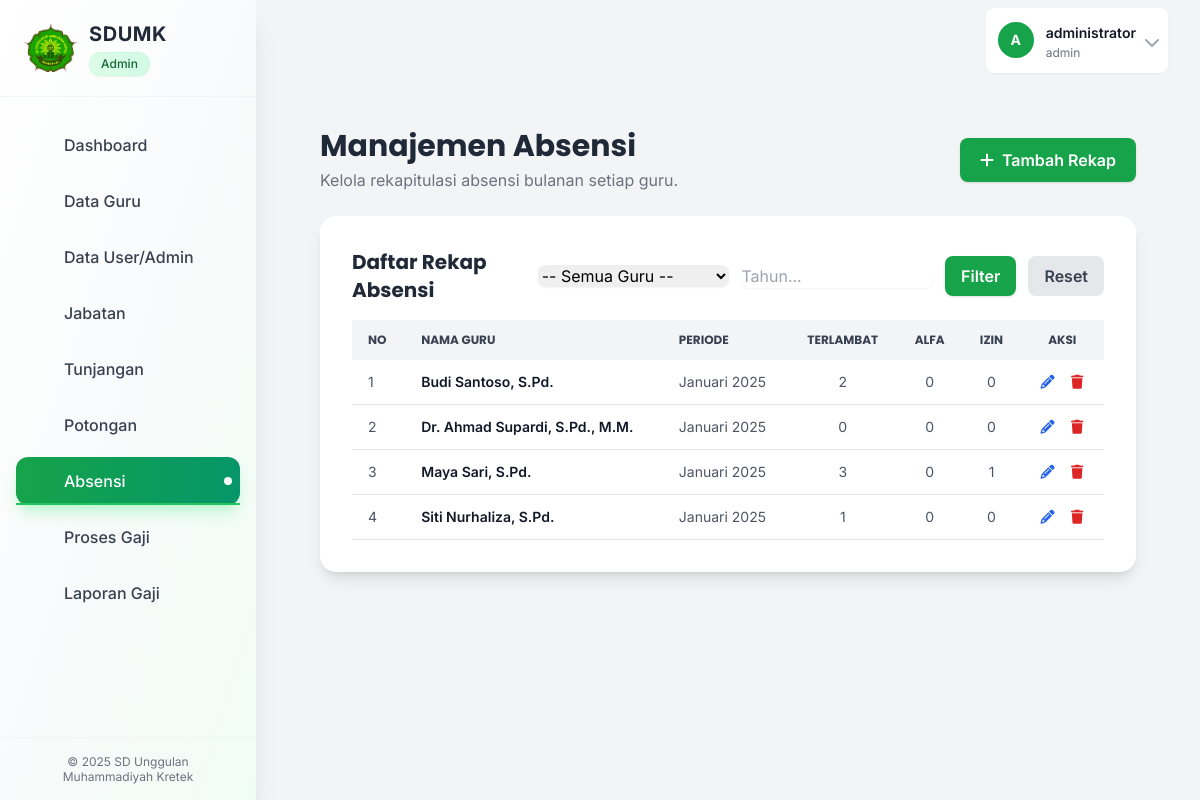
The page /pages/absensi.php (signed in) on the database its author committed.
### tables this page shows
CREATE TABLE Rekap_Kehadiran (
    id_rekap VARCHAR(20) NOT NULL PRIMARY KEY,
    id_guru VARCHAR(10) NOT NULL,
    bulan VARCHAR(2) NOT NULL,
    tahun YEAR NOT NULL,
    jml_hadir INT DEFAULT 0,
    jml_terlambat INT DEFAULT 0,
    jml_izin INT DEFAULT 0,
    jml_alfa INT DEFAULT 0,
    created_at TIMESTAMP DEFAULT CURRENT_TIMESTAMP,
    updated_at TIMESTAMP DEFAULT CURRENT_TIMESTAMP ON UPDATE CURRENT_TIMESTAMP,
    FOREIGN KEY (id_guru) REFERENCES Guru(id_guru) ON DELETE CASCADE ON UPDATE CASCADE,
    UNIQUE KEY unique_guru_bulan_tahun (id_guru, bulan, tahun),
    INDEX idx_bulan_tahun (bulan, tahun)
);

CREATE TABLE Guru (
    id_guru VARCHAR(10) NOT NULL PRIMARY KEY,
    id_user VARCHAR(10) NULL,
    id_jabatan VARCHAR(10) NULL,
    nipm VARCHAR(20) NOT NULL UNIQUE,
    nama_guru VARCHAR(100) NOT NULL,
    tempat_lahir VARCHAR(50) NULL,
    tgl_lahir DATE NULL,
    jenis_kelamin ENUM('Laki-laki', 'Perempuan') NULL,
    agama VARCHAR(20) NULL,
    status_kawin ENUM('Belum Kawin', 'Kawin', 'Cerai') DEFAULT 'Belum Kawin',
    jml_anak INT DEFAULT 0,
    alamat TEXT NULL,
    no_hp VARCHAR(15) NULL,
    email VARCHAR(100) NULL,
    tgl_masuk DATE NOT NULL,
    foto VARCHAR(255) NULL,
    status_aktif ENUM('Aktif', 'Non-Aktif') DEFAULT 'Aktif',
    created_at TIMESTAMP DEFAULT CURRENT_TIMESTAMP,
    updated_at TIMESTAMP DEFAULT CURRENT_TIMESTAMP ON UPDATE CURRENT_TIMESTAMP,
    FOREIGN KEY (id_user) REFERENCES User(id_user) ON DELETE SET NULL ON UPDATE CASCADE,
    FOREIGN KEY (id_jabatan) REFERENCES Jabatan(id_jabatan) ON DELETE SET NULL ON UPDATE CASCADE,
    INDEX idx_nama_guru (nama_guru),
    INDEX idx_nipm (nipm),
    INDEX idx_status_aktif (status_aktif)
);

### includes/functions.php (called while the page is built, shortened)
<?php
function e($string)
{
    return htmlspecialchars($string ?? '', ENT_QUOTES, 'UTF-8');
}

### pages/absensi.php (the view, shortened to what this page needs)
<?php
require_once __DIR__ . '/../includes/functions.php';
$conn = db_connect();
$page_title = 'Manajemen Absensi';
$isReadOnlyMode = ($_SESSION['role'] === 'kepala_sekolah');
$bulan_opsi = [
    '01' => 'Januari', '02' => 'Februari', '03' => 'Maret', '04' => 'April',
    '05' => 'Mei', '06' => 'Juni', '07' => 'Juli', '08' => 'Agustus',
    '09' => 'September', '10' => 'Oktober', '11' => 'November', '12' => 'Desember'
];
$filter_tahun = $_GET['tahun'] ?? '';
$sql_where = " WHERE 1=1";
$params = [];
$absensi_result = $conn->execute_query("SELECT r.*, g.nama_guru FROM Rekap_Kehadiran r JOIN Guru g ON r.id_guru = g.id_guru" . $sql_where . " ORDER BY r.tahun DESC, r.bulan DESC, g.nama_guru ASC", $params);
require_once __DIR__ . '/../includes/header.php';
?>
<div class="container mx-auto px-4 sm:px-6 lg:px-8 py-8" x-data="crudPage()">
    <div class="flex justify-between items-center mb-6">
        <div>
            <h1 class="text-3xl font-bold text-gray-800 font-poppins"><?= e($page_title) ?><?php if ($isReadOnlyMode): ?> <span class="text-sm bg-blue-100 text-blue-800 px-2 py-1 rounded-full ml-2">Mode Tampilan</span><?php endif; ?></h1>
            <p class="text-gray-500 mt-1"><?= $isReadOnlyMode ? 'Lihat rekapitulasi absensi bulanan setiap guru.' : 'Kelola rekapitulasi absensi bulanan setiap guru.' ?></p>
        </div>
        <?php if (!$isReadOnlyMode): ?>
        <button @click="showForm = true; isEdit = false; resetForm()" class="bg-green-600 text-white px-5 py-2.5 rounded-lg shadow hover:bg-green-700 font-semibold flex items-center transition">
            <i class="fa-solid fa-plus mr-2"></i> Tambah Rekap
        </button>
        <?php endif; ?>
    </div>
    <div class="bg-white p-6 sm:p-8 rounded-2xl shadow-lg">
        <div class="flex justify-between items-center mb-4">
            <h3 class="text-xl font-bold text-gray-800 font-poppins">Daftar Rekap Absensi</h3>
            <form method="GET" action="" class="flex items-center space-x-3">
                <select name="guru" class="w-full max-w-xs border-gray-300 rounded-lg shadow-sm focus:ring-green-500 focus:border-green-500">
                    <option value="">-- Semua Guru --</option>
                </select>
                <input type="number" name="tahun" value="<?= e($filter_tahun) ?>" placeholder="Tahun..." class="w-full max-w-xs border-gray-300 rounded-lg shadow-sm focus:ring-green-500 focus:border-green-500">
                <button type="submit" class="bg-green-600 text-white px-4 py-2 rounded-lg shadow hover:bg-green-700 font-semibold">Filter</button>
                <a href="?" class="bg-gray-200 text-gray-700 px-4 py-2 rounded-lg hover:bg-gray-300 font-semibold">Reset</a>
            </form>
        </div>
        <div class="overflow-x-auto">
            <table class="min-w-full text-sm text-left text-gray-600">
                <thead class="bg-gray-100 text-gray-700 uppercase font-poppins text-xs">
                    <tr>
                        <th class="px-4 py-3">No</th>
                        <th class="px-4 py-3">Nama Guru</th>
                        <th class="px-4 py-3">Periode</th>
                        <th class="px-4 py-3 text-center">Terlambat</th>
                        <th class="px-4 py-3 text-center">Alfa</th>
                        <th class="px-4 py-3 text-center">Izin</th>
                        <?php if (!$isReadOnlyMode): ?><th class="px-4 py-3 text-center">Aksi</th><?php endif; ?>
                    </tr>
                </thead>
                <tbody>
                    <?php if ($absensi_result->num_rows > 0): ?>
                        <?php $no = 1; while ($row = $absensi_result->fetch_assoc()): ?>
                            <tr class="border-b hover:bg-gray-50">
                                <td class="px-4 py-3"><?= $no++ ?></td>
                                <td class="px-4 py-3 font-semibold text-gray-900"><?= e($row['nama_guru']) ?></td>
                                <td class="px-4 py-3"><?= e($bulan_opsi[$row['bulan']]) ?> <?= e($row['tahun']) ?></td>
                                <td class="px-4 py-3 text-center"><?= e($row['jml_terlambat']) ?></td>
                                <td class="px-4 py-3 text-center"><?= e($row['jml_alfa']) ?></td>
                                <td class="px-4 py-3 text-center"><?= e($row['jml_izin']) ?></td>
                                <?php if (!$isReadOnlyMode): ?>
                                <td class="px-4 py-3 text-center">
                                    <div class="flex items-center justify-center space-x-3">
                                        <button @click="editAbsensi(<?= htmlspecialchars(json_encode($row)) ?>)" class="text-blue-600 hover:text-blue-800" title="Edit">
                                            <i class="fa-solid fa-pencil fa-fw"></i>
                                        </button>
                                        <a href="?action=delete&id=<?= e($row['id_kehadiran']) ?>&token=<?= $_SESSION['csrf_token'] ?>" onclick="return confirm('Yakin ingin menghapus rekap absensi ini?')" class="text-red-600 hover:text-red-800" title="Hapus">
                                            <i class="fa-solid fa-trash fa-fw"></i>
                                        </a>
                                    </div>
                                </td>
                                <?php endif; ?>
                            </tr>
                        <?php endwhile; ?>
                    <?php endif; ?>
                </tbody>
            </table>
        </div>
    </div>
</div>
<?php require_once __DIR__ . '/../includes/footer.php'; ?>

### includes/header.php (shortened to what this page needs)
<?php
if (file_exists(__DIR__ . '/functions.php')) {
    require_once __DIR__ . '/functions.php';
}
$current_user_level = $_SESSION['role'] ?? 'Pengguna';
$current_user_name = $_SESSION['username'] ?? 'Pengguna';
$page_title = $page_title ?? 'Dashboard';
?>
<!DOCTYPE html>
<html lang="id" class="h-full bg-gray-100">
<head>
    <script src="https://cdn.tailwindcss.com"></script>
    <link rel="stylesheet" href="https://cdnjs.cloudflare.com/ajax/libs/font-awesome/6.5.2/css/all.min.css">
    <link rel="stylesheet" href="https://cdn.jsdelivr.net/npm/flatpickr/dist/flatpickr.min.css">
</head>
<body class="h-full">
    <div x-data="{ sidebarOpen: false }" class="min-h-full">
        <?php if (isset($_SESSION['user_id'])): ?>
                        <?php if (file_exists(__DIR__ . '/sidebar.php')) include __DIR__ . '/sidebar.php'; ?>
            <div class="hidden lg:fixed lg:inset-y-0 lg:z-40 lg:flex lg:w-64 lg:flex-col">
                 <?php if (file_exists(__DIR__ . '/sidebar.php')) include __DIR__ . '/sidebar.php'; ?>
            </div>
            <div class="lg:pl-64">
                <div class="sticky top-0 z-30 flex h-16 shrink-0 items-center justify-between px-4 sm:px-6 lg:px-8 no-print">
                    <div class="bg-white rounded-lg shadow-sm p-2 mt-4">
                        <div class="relative" x-data="{ open: false }">
                            <button type="button" class="flex items-center rounded-md p-1" @click="open = !open">
                                <div class="h-9 w-9 rounded-full bg-green-600 flex items-center justify-center text-white font-bold text-sm">
                                    <?= e(strtoupper(substr($current_user_name, 0, 1))) ?>
                                </div>
                                <div class="hidden lg:flex lg:items-center ml-3">
                                    <div class="text-left">
                                        <span class="text-sm font-semibold leading-6 text-gray-900" aria-hidden="true"><?= e($current_user_name) ?></span>
                                        <span class="text-xs text-gray-500 block"><?= e($current_user_level) ?></span>
                                    </div>
                                    <i class="fa-solid fa-chevron-down ml-2 h-3 w-3 text-gray-400 transition-transform" :class="{ 'rotate-180': open }"></i>
                                </div>
                            </button>
                        </div>
                    </div>
                </div>
                <main class="py-8">
                    <div class="px-4 sm:px-6 lg:px-8">
        <?php else: ?>
             <main>
        <?php endif; ?>

### includes/sidebar.php (shortened to what this page needs)
<?php
$user_role = strtolower($_SESSION['role'] ?? '');
$current_page_filename = basename($_SERVER['PHP_SELF']);
$navigation = [];
if ($user_role === 'admin') {
    $navigation = [
        [
            'name' => 'Dashboard',
            'icon' => '<svg class="size-5" ...></svg>',
            'href' => BASE_URL . '/index.php',
            'active' => $current_page_filename === 'index.php',
        ],
        [
            'name' => 'Data Guru',
            'icon' => '<svg class="size-5" ...></svg>',
            'href' => BASE_URL . '/pages/guru.php',
            'active' => $current_page_filename === 'guru.php',
        ],
        [
            'name' => 'Data User/Admin',
            'icon' => '<svg class="size-5" ...></svg>',
            'href' => BASE_URL . '/pages/users.php',
            'active' => $current_page_filename === 'users.php',
        ],
        [
            'name' => 'Jabatan',
            'icon' => '<svg class="size-5" ...></svg>',
            'href' => BASE_URL . '/pages/jabatan.php',
            'active' => $current_page_filename === 'jabatan.php',
        ],
        [
            'name' => 'Tunjangan',
            'icon' => '<svg class="size-5" ...></svg>',
            'href' => BASE_URL . '/pages/tunjangan.php',
            'active' => $current_page_filename === 'tunjangan.php',
        ],
        [
            'name' => 'Potongan',
            'icon' => '<svg class="size-5" ...></svg>',
            'href' => BASE_URL . '/pages/potongan.php',
            'active' => $current_page_filename === 'potongan.php',
        ],
        [
            'name' => 'Absensi',
            'icon' => '<svg class="size-5" ...></svg>',
            'href' => BASE_URL . '/pages/absensi.php',
            'active' => $current_page_filename === 'absensi.php',
        ],
        [
            'name' => 'Proses Gaji',
            'icon' => '<svg class="size-5" ...></svg>',
            'href' => BASE_URL . '/pages/proses_gaji.php',
            'active' => $current_page_filename === 'proses_gaji.php',
        ],
        [
            'name' => 'Laporan Gaji',
            'icon' => '<svg class="size-5" ...</svg>',
            'href' => BASE_URL . '/pages/laporan_admin.php',
            'active' => $current_page_filename === 'laporan_admin.php' || $current_page_filename === 'detail_gaji_guru.php',
        ],
    ];
}
?>
<aside id="sidebar" class="fixed inset-y-0 left-0 z-50 h-screen w-64 transform -translate-x-full transition-transform duration-300 ease-in-out lg:translate-x-0 lg:static lg:inset-0">
    <div class="flex h-full flex-col bg-gradient-to-br from-white via-gray-50 to-green-50 shadow-2xl lg:shadow-xl">
        <div class="relative flex items-center justify-between px-4 sm:px-6 py-4 sm:py-5 border-b border-gray-100">
            <div class="flex items-center space-x-3 pr-8 lg:pr-0">
                <img src="<?= BASE_URL ?>/assets/images/logo.png" alt="Logo" class="h-10 sm:h-12 w-auto transform transition-transform hover:scale-105">
                <div class="min-w-0">
                    <h1 class="font-bold text-lg sm:text-xl text-gray-800 tracking-wide truncate">SDUMK</h1>
                    <div class="mt-1 inline-flex items-center rounded-full bg-gradient-to-r from-green-100 to-emerald-100 px-2 sm:px-3 py-1 text-xs font-medium text-green-800 ring-1 ring-inset ring-green-200/40 shadow-sm">
                        <span class="truncate"><?= ucfirst(str_replace('_', ' ', $user_role)) ?></span>
                    </div>
                </div>
            </div>
        </div>
        <nav class="flex-1 overflow-y-auto px-3 sm:px-4 py-4 sm:py-6">
            <ul class="space-y-1 sm:space-y-2">
                <?php foreach ($navigation as $item): ?>
                    <li>
                        <a href="<?= $item['href'] ?>"
                            class="group relative flex items-center gap-2 sm:gap-3 rounded-xl px-3 sm:px-4 py-2.5 sm:py-3 font-medium transition-all duration-200 text-sm sm:text-base
                                  <?= $item['active']
                                        ? 'bg-gradient-to-r from-green-600 to-emerald-600 text-white shadow-lg shadow-green-200'
                                        : 'text-gray-700 hover:bg-gradient-to-r hover:from-green-50 hover:to-emerald-50 hover:text-green-700' ?>">
                            <span class="flex-shrink-0"><?= $item['icon'] ?></span>
                            <span class="flex-1 truncate"><?= e($item['name']) ?></span>
                            <?php if ($item['active']): ?>
                                <span class="absolute right-2 top-1/2 -translate-y-1/2 h-2 w-2 rounded-full bg-white shadow-inner flex-shrink-0"></span>
                            <?php endif; ?>
                            <span class="absolute bottom-0 left-0 h-0.5 w-0 bg-green-500 transition-all duration-200
                                       <?= $item['active'] ? 'w-full' : 'group-hover:w-full' ?>"></span>
                        </a>
                    </li>
                <?php endforeach; ?>
            </ul>
        </nav>
        <div class="mt-auto border-t border-gray-100 p-3 sm:p-4">
            <div class="flex flex-col items-center space-y-1 sm:space-y-2 text-center">
                <p class="text-xs text-gray-500 leading-tight">
                    &copy; <?= date('Y') ?> SD Unggulan<br class="hidden sm:inline">
                    <span class="sm:hidden"> </span>Muhammadiyah Kretek
                </p>
            </div>
        </div>
    </div>
</aside>

### includes/footer.php (shortened to what this page needs)
<?php if (isset($_SESSION['user_id'])): ?>
    </div>
    </main>
    </div>
<?php else: ?>
    </main>
<?php endif; ?>
</div>
</body>
</html>

### includes/header.php (style rules this page uses)
body { font-family: 'Inter', sans-serif; }
.font-poppins { font-family: 'Poppins', sans-serif; }

### rows shown on the page
rekap_kehadiran: id_guru.nama_guru "Budi Santoso, S.Pd.", bulan "Januari", tahun "2025", jml_terlambat "2", jml_alfa "0", jml_izin "0"
rekap_kehadiran: id_guru.nama_guru "Dr. Ahmad Supardi, S.Pd., M.M.", bulan "Januari", tahun "2025", jml_terlambat "0", jml_alfa "0", jml_izin "0"
rekap_kehadiran: id_guru.nama_guru "Maya Sari, S.Pd.", bulan "Januari", tahun "2025", jml_terlambat "3", jml_alfa "0", jml_izin "1"
rekap_kehadiran: id_guru.nama_guru "Siti Nurhaliza, S.Pd.", bulan "Januari", tahun "2025", jml_terlambat "1", jml_alfa "0", jml_izin "0"

### other values the page prints
str_replace('_', ' ', $user_role) "Admin"
$item['name'] "Dashboard"
$item['name'] "Data Guru"
$item['name'] "Data User/Admin"
$item['name'] "Jabatan"
$item['name'] "Tunjangan"
$item['name'] "Potongan"
$item['name'] "Absensi"
$item['name'] "Proses Gaji"
$item['name'] "Laporan Gaji"
substr($current_user_name, 0, 1) "A"
$current_user_name "administrator"
$current_user_level "admin"
$page_title "Manajemen Absensi"
